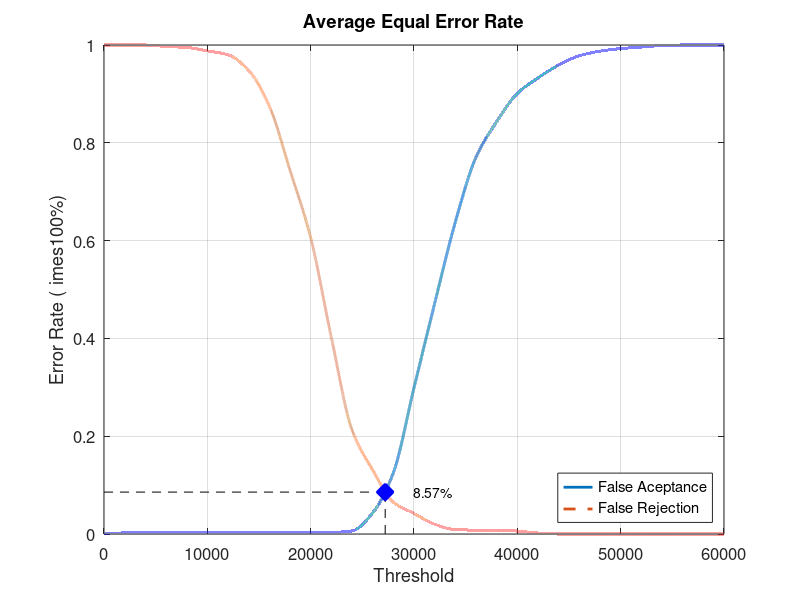
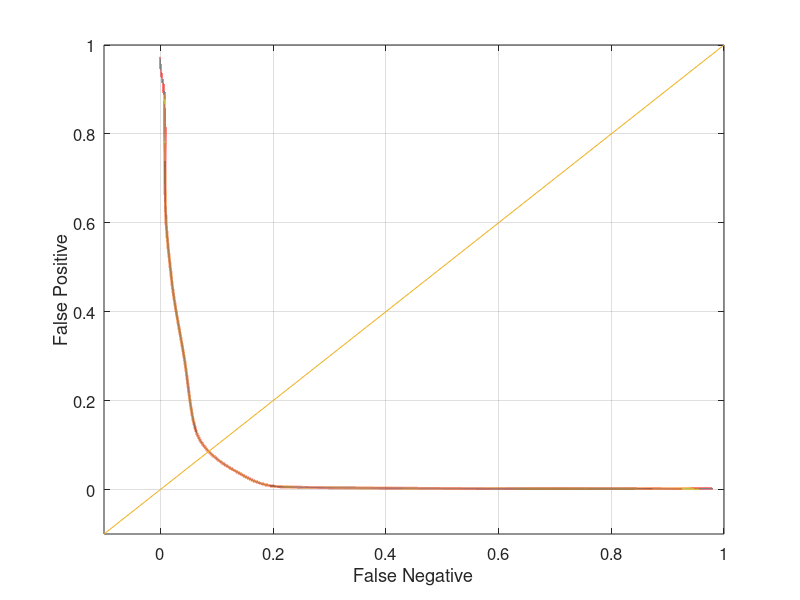

MATLAB code for these plots, in order:
close all;
clear;
clc;
x = 0:2000:60000;
xq = 0:0.5:60000;

y0 = [0 0.00210526 0.00210526 0.00210526 0.00210526 0.00210526 0.00210526 0.00210526 0.00210526 0.00210526 0.00210526 0.0031579 0.00631579 0.0431579 0.125263 0.298947 0.471579 0.637895 0.770526 0.843158 0.901053 0.932632 0.958947 0.977895 0.987368 0.992632 0.99579 0.998947 1 1 1]
yy0 = interp1(x, y0, xq, 'pchip');
y1 = [1 1 1 0.997 0.995 0.988 0.98 0.948 0.875 0.744 0.606 0.402 0.213 0.131 0.065 0.042 0.02 0.009 0.008 0.008 0.006 0.002 0 0 0 0 0 0 0 0 0]
yy1 = interp1(x, y1, xq, 'pchip');

% Calculating EER: 
y2 = abs(y0 - y1);
find(y2 == min(y2))
yy2 = abs(yy0 - yy1);
xEER = find(yy2 == min(yy2));
xEERIndex = xq(xEER) % X-axis EER
yEER = yy0(xEER) % Y-axis EER

main = figure
plot(xq, yy0,'-','LineWidth', 2);	hold on
plot(xq, yy1,'--','LineWidth', 2);	hold on
plot([xEERIndex xEERIndex], [0 yEER], 'k--');	hold on
plot([0 xEERIndex], [yEER yEER], 'k--');	hold on
plot(xEERIndex, yEER, 'bx', 'LineWidth', 10);	hold on
text(xEERIndex + 10 * xEERIndex / 100, yEER, [num2str(round((10000 * yEER)) / 100) '%'])
legend('False Aceptance', 'False Rejection', 'Location', 'SouthEast')
xlabel('Threshold')
ylabel('Error Rate (	imes100%)')
title('Average Equal Error Rate')
set(gca, 'FontSize', 12)
axis([0 60000 0 1])
grid on

print(main, 'Database3AverageMain', '-dpng');
FNRxFPR = figure('Color', [1 1 1]);
plot(yy1, yy0, '-', yy1, yy0, 'LineWidth', 2);
hold on
y = -0.1:0.1:1
plot(y, y); 
set(gca, 'FontSize', 12)
xlabel('False Negative')
ylabel('False Positive')
axis([-0.1 1 -0.1 1])
set(gca, 'FontSize', 12)
grid on

print(FNRxFPR, 'Database3AverageFNRxFPR','-dpng');
